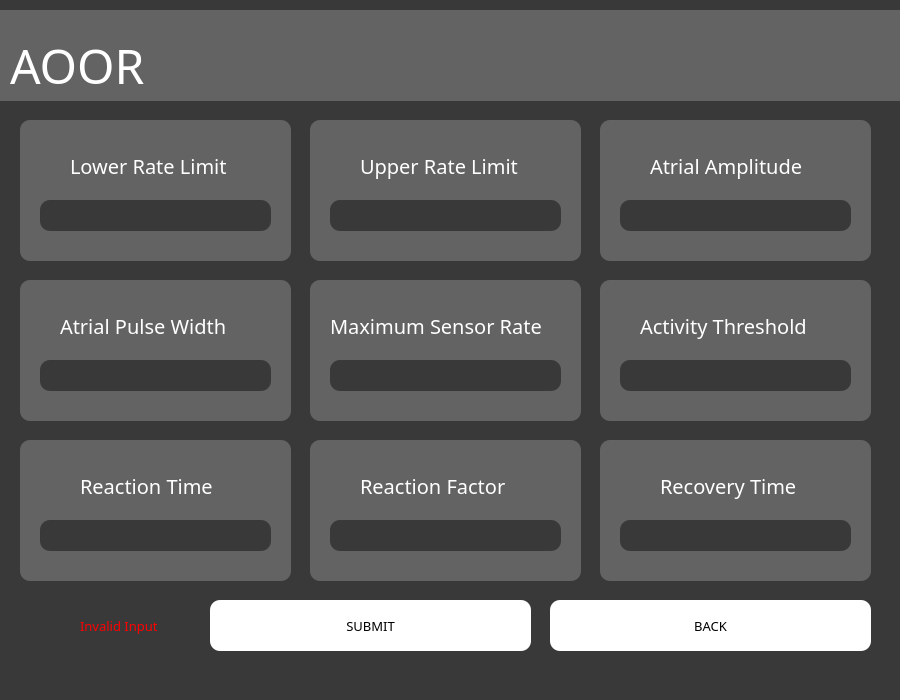
<?xml version="1.0" encoding="UTF-8"?>
<ui version="4.0">
 <class>Dialog</class>
 <widget class="QDialog" name="Dialog">
  <property name="geometry">
   <rect>
    <x>0</x>
    <y>0</y>
    <width>900</width>
    <height>700</height>
   </rect>
  </property>
  <property name="minimumSize">
   <size>
    <width>900</width>
    <height>700</height>
   </size>
  </property>
  <property name="maximumSize">
   <size>
    <width>900</width>
    <height>700</height>
   </size>
  </property>
  <property name="windowTitle">
   <string>Dialog</string>
  </property>
  <property name="styleSheet">
   <string notr="true">background-color: rgb(57, 57, 57);</string>
  </property>
  <widget class="QGraphicsView" name="graphicsView_2">
   <property name="geometry">
    <rect>
     <x>0</x>
     <y>10</y>
     <width>1201</width>
     <height>91</height>
    </rect>
   </property>
   <property name="styleSheet">
    <string notr="true">background-color: rgb(99, 99, 99);
border: none;
</string>
   </property>
  </widget>
  <widget class="QLineEdit" name="AOOLRL">
   <property name="geometry">
    <rect>
     <x>40</x>
     <y>200</y>
     <width>231</width>
     <height>31</height>
    </rect>
   </property>
   <property name="styleSheet">
    <string notr="true">font-size: 12pt;
color: rgb(255, 255, 255);
border-radius: 10;
background-color: rgb(57, 57, 57)</string>
   </property>
   <property name="text">
    <string/>
   </property>
  </widget>
  <widget class="QLineEdit" name="AOOPW">
   <property name="geometry">
    <rect>
     <x>40</x>
     <y>360</y>
     <width>231</width>
     <height>31</height>
    </rect>
   </property>
   <property name="styleSheet">
    <string notr="true">font-size: 12pt;
color: rgb(255, 255, 255);
border-radius: 10;
background-color: rgb(57, 57, 57)</string>
   </property>
   <property name="text">
    <string/>
   </property>
  </widget>
  <widget class="QGraphicsView" name="graphicsView_7">
   <property name="geometry">
    <rect>
     <x>600</x>
     <y>120</y>
     <width>271</width>
     <height>141</height>
    </rect>
   </property>
   <property name="styleSheet">
    <string notr="true">background-color: rgb(99, 99, 99);
border-radius: 10;</string>
   </property>
  </widget>
  <widget class="QLabel" name="label">
   <property name="geometry">
    <rect>
     <x>10</x>
     <y>10</y>
     <width>501</width>
     <height>111</height>
    </rect>
   </property>
   <property name="font">
    <font>
     <family>Franklin Gothic Book</family>
     <pointsize>36</pointsize>
    </font>
   </property>
   <property name="layoutDirection">
    <enum>Qt::LeftToRight</enum>
   </property>
   <property name="styleSheet">
    <string notr="true">color: rgb(255, 255, 255);
background-color: none;</string>
   </property>
   <property name="text">
    <string>AOOR</string>
   </property>
  </widget>
  <widget class="QGraphicsView" name="graphicsView_4">
   <property name="geometry">
    <rect>
     <x>20</x>
     <y>120</y>
     <width>271</width>
     <height>141</height>
    </rect>
   </property>
   <property name="styleSheet">
    <string notr="true">background-color: rgb(99, 99, 99);
border-radius: 10;</string>
   </property>
  </widget>
  <widget class="QLabel" name="label_4">
   <property name="geometry">
    <rect>
     <x>60</x>
     <y>310</y>
     <width>191</width>
     <height>31</height>
    </rect>
   </property>
   <property name="font">
    <font>
     <family>Franklin Gothic Book</family>
     <pointsize>15</pointsize>
    </font>
   </property>
   <property name="styleSheet">
    <string notr="true">color: rgb(255, 255, 255);
font-size: 15pt;
background-color: none;
</string>
   </property>
   <property name="text">
    <string>Atrial Pulse Width</string>
   </property>
  </widget>
  <widget class="QLabel" name="label_3">
   <property name="geometry">
    <rect>
     <x>360</x>
     <y>150</y>
     <width>181</width>
     <height>31</height>
    </rect>
   </property>
   <property name="font">
    <font>
     <family>Franklin Gothic Book</family>
     <pointsize>15</pointsize>
    </font>
   </property>
   <property name="styleSheet">
    <string notr="true">color: rgb(255, 255, 255);
font-size: 15pt;
background-color: none;
</string>
   </property>
   <property name="text">
    <string>Upper Rate Limit</string>
   </property>
  </widget>
  <widget class="QLabel" name="label_2">
   <property name="geometry">
    <rect>
     <x>70</x>
     <y>150</y>
     <width>181</width>
     <height>31</height>
    </rect>
   </property>
   <property name="font">
    <font>
     <family>Franklin Gothic Book</family>
     <pointsize>15</pointsize>
    </font>
   </property>
   <property name="styleSheet">
    <string notr="true">color: rgb(255, 255, 255);
font-size: 15pt;
background-color: none;
</string>
   </property>
   <property name="text">
    <string>Lower Rate Limit</string>
   </property>
  </widget>
  <widget class="QGraphicsView" name="graphicsView_6">
   <property name="geometry">
    <rect>
     <x>20</x>
     <y>280</y>
     <width>271</width>
     <height>141</height>
    </rect>
   </property>
   <property name="styleSheet">
    <string notr="true">background-color: rgb(99, 99, 99);
border-radius: 10;</string>
   </property>
  </widget>
  <widget class="QGraphicsView" name="graphicsView_5">
   <property name="geometry">
    <rect>
     <x>310</x>
     <y>120</y>
     <width>271</width>
     <height>141</height>
    </rect>
   </property>
   <property name="styleSheet">
    <string notr="true">background-color: rgb(99, 99, 99);
border-radius: 10;</string>
   </property>
  </widget>
  <widget class="QLabel" name="label_5">
   <property name="geometry">
    <rect>
     <x>650</x>
     <y>150</y>
     <width>171</width>
     <height>31</height>
    </rect>
   </property>
   <property name="font">
    <font>
     <family>Franklin Gothic Book</family>
     <pointsize>15</pointsize>
    </font>
   </property>
   <property name="styleSheet">
    <string notr="true">color: rgb(255, 255, 255);
font-size: 15pt;
background-color: none;
</string>
   </property>
   <property name="text">
    <string>Atrial Amplitude</string>
   </property>
  </widget>
  <widget class="QLineEdit" name="AOOUP">
   <property name="geometry">
    <rect>
     <x>330</x>
     <y>200</y>
     <width>231</width>
     <height>31</height>
    </rect>
   </property>
   <property name="styleSheet">
    <string notr="true">font-size: 12pt;
color: rgb(255, 255, 255);
border-radius: 10;
background-color: rgb(57, 57, 57)</string>
   </property>
   <property name="text">
    <string/>
   </property>
  </widget>
  <widget class="QPushButton" name="backbutton">
   <property name="geometry">
    <rect>
     <x>550</x>
     <y>600</y>
     <width>321</width>
     <height>51</height>
    </rect>
   </property>
   <property name="font">
    <font>
     <family>Franklin Gothic Book</family>
     <pointsize>10</pointsize>
    </font>
   </property>
   <property name="styleSheet">
    <string notr="true">background-color: rgb(255, 255, 255);
border-radius: 10;</string>
   </property>
   <property name="text">
    <string>BACK</string>
   </property>
  </widget>
  <widget class="QLineEdit" name="AOOAA">
   <property name="geometry">
    <rect>
     <x>620</x>
     <y>200</y>
     <width>231</width>
     <height>31</height>
    </rect>
   </property>
   <property name="styleSheet">
    <string notr="true">font-size: 12pt;
color: rgb(255, 255, 255);
border-radius: 10;
background-color: rgb(57, 57, 57)</string>
   </property>
   <property name="text">
    <string/>
   </property>
  </widget>
  <widget class="QPushButton" name="AOOsubmitbutton">
   <property name="geometry">
    <rect>
     <x>210</x>
     <y>600</y>
     <width>321</width>
     <height>51</height>
    </rect>
   </property>
   <property name="font">
    <font>
     <family>Franklin Gothic Book</family>
     <pointsize>10</pointsize>
    </font>
   </property>
   <property name="styleSheet">
    <string notr="true">background-color: rgb(255, 255, 255);
border-radius: 10;</string>
   </property>
   <property name="text">
    <string>SUBMIT</string>
   </property>
  </widget>
  <widget class="QLabel" name="INVALID">
   <property name="geometry">
    <rect>
     <x>80</x>
     <y>610</y>
     <width>101</width>
     <height>31</height>
    </rect>
   </property>
   <property name="font">
    <font>
     <family>Franklin Gothic Book</family>
     <pointsize>10</pointsize>
    </font>
   </property>
   <property name="styleSheet">
    <string notr="true">color:rgb(255, 0, 0)</string>
   </property>
   <property name="text">
    <string>Invalid Input</string>
   </property>
  </widget>
  <widget class="QLineEdit" name="MSR">
   <property name="geometry">
    <rect>
     <x>330</x>
     <y>360</y>
     <width>231</width>
     <height>31</height>
    </rect>
   </property>
   <property name="styleSheet">
    <string notr="true">font-size: 12pt;
color: rgb(255, 255, 255);
border-radius: 10;
background-color: rgb(57, 57, 57)</string>
   </property>
   <property name="text">
    <string/>
   </property>
  </widget>
  <widget class="QLabel" name="label_6">
   <property name="geometry">
    <rect>
     <x>330</x>
     <y>300</y>
     <width>241</width>
     <height>51</height>
    </rect>
   </property>
   <property name="font">
    <font>
     <family>Franklin Gothic Book</family>
     <pointsize>15</pointsize>
    </font>
   </property>
   <property name="styleSheet">
    <string notr="true">color: rgb(255, 255, 255);
font-size: 15pt;
background-color: none;
text-align: center;
</string>
   </property>
   <property name="text">
    <string>Maximum Sensor Rate</string>
   </property>
  </widget>
  <widget class="QGraphicsView" name="graphicsView_8">
   <property name="geometry">
    <rect>
     <x>310</x>
     <y>280</y>
     <width>271</width>
     <height>141</height>
    </rect>
   </property>
   <property name="styleSheet">
    <string notr="true">background-color: rgb(99, 99, 99);
border-radius: 10;</string>
   </property>
  </widget>
  <widget class="QLabel" name="label_7">
   <property name="geometry">
    <rect>
     <x>640</x>
     <y>300</y>
     <width>191</width>
     <height>51</height>
    </rect>
   </property>
   <property name="font">
    <font>
     <family>Franklin Gothic Book</family>
     <pointsize>15</pointsize>
    </font>
   </property>
   <property name="styleSheet">
    <string notr="true">color: rgb(255, 255, 255);
font-size: 15pt;
background-color: none;
text-align: center;
</string>
   </property>
   <property name="text">
    <string>Activity Threshold</string>
   </property>
  </widget>
  <widget class="QGraphicsView" name="graphicsView_9">
   <property name="geometry">
    <rect>
     <x>600</x>
     <y>280</y>
     <width>271</width>
     <height>141</height>
    </rect>
   </property>
   <property name="styleSheet">
    <string notr="true">background-color: rgb(99, 99, 99);
border-radius: 10;</string>
   </property>
  </widget>
  <widget class="QLineEdit" name="ACTIVE">
   <property name="geometry">
    <rect>
     <x>620</x>
     <y>360</y>
     <width>231</width>
     <height>31</height>
    </rect>
   </property>
   <property name="styleSheet">
    <string notr="true">font-size: 12pt;
color: rgb(255, 255, 255);
border-radius: 10;
background-color: rgb(57, 57, 57)</string>
   </property>
   <property name="text">
    <string/>
   </property>
  </widget>
  <widget class="QLabel" name="label_8">
   <property name="geometry">
    <rect>
     <x>80</x>
     <y>460</y>
     <width>161</width>
     <height>51</height>
    </rect>
   </property>
   <property name="font">
    <font>
     <family>Franklin Gothic Book</family>
     <pointsize>15</pointsize>
    </font>
   </property>
   <property name="styleSheet">
    <string notr="true">color: rgb(255, 255, 255);
font-size: 15pt;
background-color: none;
text-align: center;
</string>
   </property>
   <property name="text">
    <string>Reaction Time</string>
   </property>
  </widget>
  <widget class="QGraphicsView" name="graphicsView_10">
   <property name="geometry">
    <rect>
     <x>20</x>
     <y>440</y>
     <width>271</width>
     <height>141</height>
    </rect>
   </property>
   <property name="styleSheet">
    <string notr="true">background-color: rgb(99, 99, 99);
border-radius: 10;</string>
   </property>
  </widget>
  <widget class="QLineEdit" name="ReactTime">
   <property name="geometry">
    <rect>
     <x>40</x>
     <y>520</y>
     <width>231</width>
     <height>31</height>
    </rect>
   </property>
   <property name="styleSheet">
    <string notr="true">font-size: 12pt;
color: rgb(255, 255, 255);
border-radius: 10;
background-color: rgb(57, 57, 57)</string>
   </property>
   <property name="text">
    <string/>
   </property>
  </widget>
  <widget class="QLineEdit" name="ReactFact">
   <property name="geometry">
    <rect>
     <x>330</x>
     <y>520</y>
     <width>231</width>
     <height>31</height>
    </rect>
   </property>
   <property name="styleSheet">
    <string notr="true">font-size: 12pt;
color: rgb(255, 255, 255);
border-radius: 10;
background-color: rgb(57, 57, 57)</string>
   </property>
   <property name="text">
    <string/>
   </property>
  </widget>
  <widget class="QLabel" name="label_9">
   <property name="geometry">
    <rect>
     <x>360</x>
     <y>460</y>
     <width>181</width>
     <height>51</height>
    </rect>
   </property>
   <property name="font">
    <font>
     <family>Franklin Gothic Book</family>
     <pointsize>15</pointsize>
    </font>
   </property>
   <property name="styleSheet">
    <string notr="true">color: rgb(255, 255, 255);
font-size: 15pt;
background-color: none;
text-align: center;
</string>
   </property>
   <property name="text">
    <string>Reaction Factor</string>
   </property>
  </widget>
  <widget class="QGraphicsView" name="graphicsView_11">
   <property name="geometry">
    <rect>
     <x>310</x>
     <y>440</y>
     <width>271</width>
     <height>141</height>
    </rect>
   </property>
   <property name="styleSheet">
    <string notr="true">background-color: rgb(99, 99, 99);
border-radius: 10;</string>
   </property>
  </widget>
  <widget class="QLineEdit" name="RecovTime">
   <property name="geometry">
    <rect>
     <x>620</x>
     <y>520</y>
     <width>231</width>
     <height>31</height>
    </rect>
   </property>
   <property name="styleSheet">
    <string notr="true">font-size: 12pt;
color: rgb(255, 255, 255);
border-radius: 10;
background-color: rgb(57, 57, 57)</string>
   </property>
   <property name="text">
    <string/>
   </property>
  </widget>
  <widget class="QGraphicsView" name="graphicsView_12">
   <property name="geometry">
    <rect>
     <x>600</x>
     <y>440</y>
     <width>271</width>
     <height>141</height>
    </rect>
   </property>
   <property name="styleSheet">
    <string notr="true">background-color: rgb(99, 99, 99);
border-radius: 10;</string>
   </property>
  </widget>
  <widget class="QLabel" name="label_10">
   <property name="geometry">
    <rect>
     <x>660</x>
     <y>460</y>
     <width>161</width>
     <height>51</height>
    </rect>
   </property>
   <property name="font">
    <font>
     <family>Franklin Gothic Book</family>
     <pointsize>15</pointsize>
    </font>
   </property>
   <property name="styleSheet">
    <string notr="true">color: rgb(255, 255, 255);
font-size: 15pt;
background-color: none;
text-align: center;
</string>
   </property>
   <property name="text">
    <string>Recovery Time</string>
   </property>
  </widget>
  <zorder>graphicsView_12</zorder>
  <zorder>graphicsView_11</zorder>
  <zorder>graphicsView_10</zorder>
  <zorder>graphicsView_9</zorder>
  <zorder>graphicsView_8</zorder>
  <zorder>graphicsView_4</zorder>
  <zorder>graphicsView_5</zorder>
  <zorder>graphicsView_6</zorder>
  <zorder>graphicsView_2</zorder>
  <zorder>AOOLRL</zorder>
  <zorder>AOOPW</zorder>
  <zorder>graphicsView_7</zorder>
  <zorder>label</zorder>
  <zorder>label_4</zorder>
  <zorder>label_3</zorder>
  <zorder>label_2</zorder>
  <zorder>label_5</zorder>
  <zorder>AOOUP</zorder>
  <zorder>backbutton</zorder>
  <zorder>AOOAA</zorder>
  <zorder>AOOsubmitbutton</zorder>
  <zorder>INVALID</zorder>
  <zorder>MSR</zorder>
  <zorder>label_6</zorder>
  <zorder>label_7</zorder>
  <zorder>ACTIVE</zorder>
  <zorder>label_8</zorder>
  <zorder>ReactTime</zorder>
  <zorder>ReactFact</zorder>
  <zorder>label_9</zorder>
  <zorder>RecovTime</zorder>
  <zorder>label_10</zorder>
 </widget>
 <resources/>
 <connections/>
</ui>
